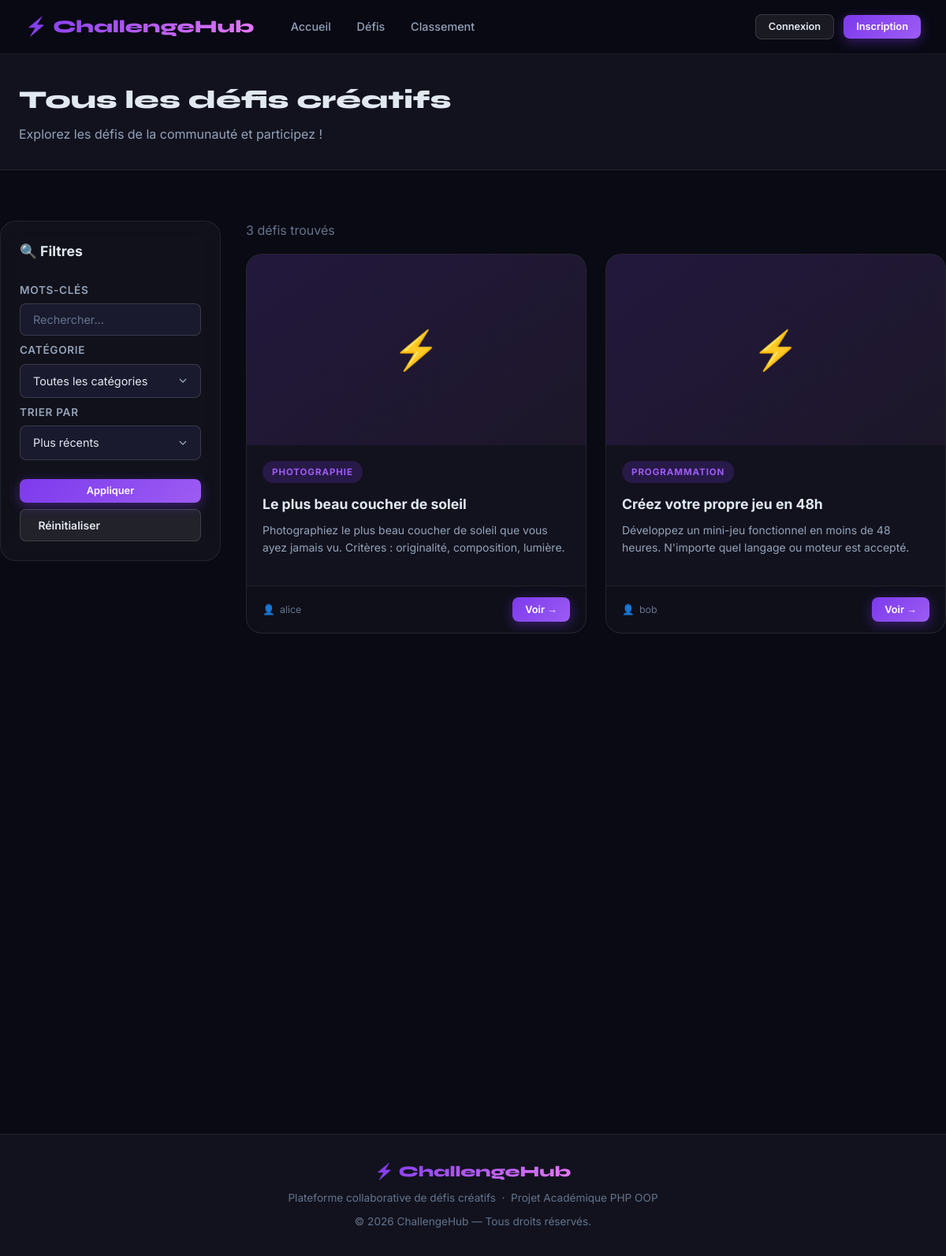
/index.php?page=challenges, run on an earlier commit of the app's database.
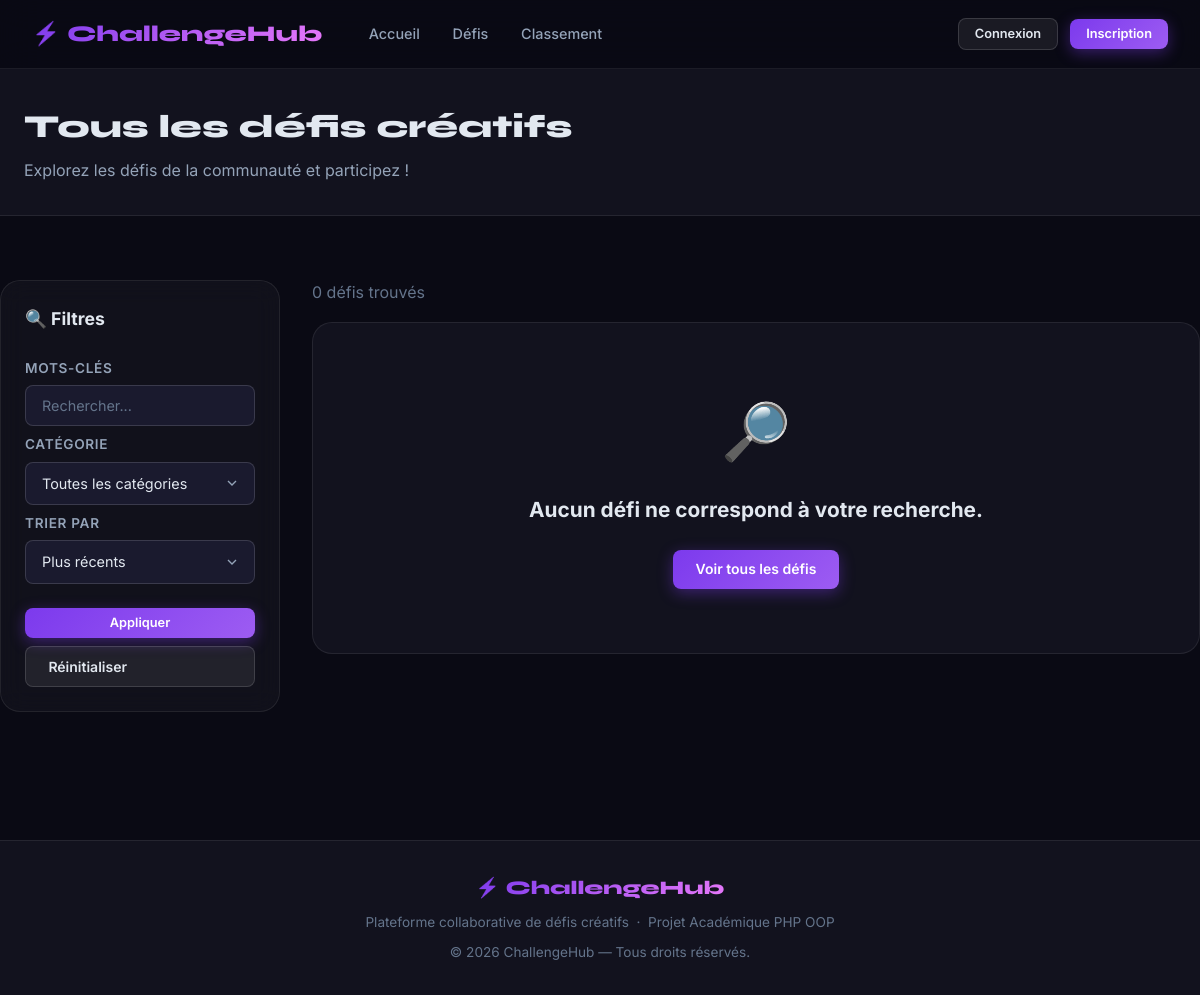
And on a later commit of the database.
### tables this page shows
CREATE TABLE IF NOT EXISTS `challenges` (
  `id`          INT UNSIGNED     NOT NULL AUTO_INCREMENT,
  `user_id`     INT UNSIGNED     NOT NULL,
  `title`       VARCHAR(150)     NOT NULL,
  `description` TEXT             NOT NULL,
  `category`    VARCHAR(80)      NOT NULL,
  `deadline`    DATE             NOT NULL,
  `image`       VARCHAR(255)         NULL DEFAULT NULL,
  `created_at`  DATETIME         NOT NULL DEFAULT CURRENT_TIMESTAMP,
  PRIMARY KEY (`id`),
  KEY `idx_challenges_user_id`  (`user_id`),
  KEY `idx_challenges_category` (`category`),
  KEY `idx_challenges_created`  (`created_at`),
  CONSTRAINT `fk_challenges_user`
    FOREIGN KEY (`user_id`) REFERENCES `users` (`id`)
    ON DELETE CASCADE ON UPDATE CASCADE
);

CREATE TABLE IF NOT EXISTS `users` (
  `id`         INT UNSIGNED     NOT NULL AUTO_INCREMENT,
  `username`   VARCHAR(50)      NOT NULL,
  `email`      VARCHAR(255)     NOT NULL,
  `password`   VARCHAR(255)     NOT NULL,
  `avatar`     VARCHAR(255)         NULL DEFAULT NULL,
  `bio`        TEXT                 NULL DEFAULT NULL,
  `created_at` DATETIME         NOT NULL DEFAULT CURRENT_TIMESTAMP,
  PRIMARY KEY (`id`),
  UNIQUE KEY `uq_users_email`    (`email`),
  UNIQUE KEY `uq_users_username` (`username`)
);

### app/controllers/ChallengeController.php (called while the page is built, shortened)
<?php
require_once ROOT_PATH . '/app/models/Challenge.php';
class ChallengeController extends Controller {
    private $challengeModel;
    public function __construct() {
        $this->challengeModel = new Challenge();
    }
    public function index() {
        $filters = [
            'keyword'  => $this->sanitize($_GET['keyword'] ?? ''),
            'category' => $this->sanitize($_GET['category'] ?? ''),
            'sort'     => $this->sanitize($_GET['sort'] ?? 'newest')
        ];
        $page = isset($_GET['page']) ? (int)$_GET['page'] : 1;
        if ($page < 1) $page = 1;
        $challenges = $this->challengeModel->getAll($filters, $page);
        $total      = $this->challengeModel->countAll($filters);
        $totalPages = ceil($total / PER_PAGE);
        $categories = $this->challengeModel->getCategories();
        $this->render('challenge/index', [
            'pageTitle'  => 'Tous les défis',
            'challenges' => $challenges,
            'categories' => $categories,
            'filters'    => $filters,
            'page'       => $page,
            'totalPages' => $totalPages
        ]);
    }
}

### config/database.php (called while the page is built, shortened)
<?php
class Database {
    private static $instance = null;
    public static function getInstance() {
        if (self::$instance === null) {
            try {
                $db = new self();
                $dsn = "mysql:host=" . $db->host . ";dbname=" . $db->dbName . ";charset=utf8mb4";
                $options = [
                    PDO::ATTR_ERRMODE            => PDO::ERRMODE_EXCEPTION,
                    PDO::ATTR_DEFAULT_FETCH_MODE => PDO::FETCH_ASSOC,
                    PDO::ATTR_EMULATE_PREPARES   => false,
                ];
                self::$instance = new PDO($dsn, $db->username, $db->password, $options);
            } catch (PDOException $e) {
                die("Erreur de connexion à la base de données : " . $e->getMessage());
            }
        }
        return self::$instance;
    }
}

### app/models/Challenge.php (called while the page is built, shortened)
<?php
require_once __DIR__ . '/Model.php';
class Challenge extends Model {
    public function getAll($filters = [], $page = 1) {
        $where = "1=1";
        $params = [];
        $orderBy = "c.created_at DESC";
        $perPage = PER_PAGE;
        $offset = ($page - 1) * $perPage;
        $sql = "SELECT c.*, u.username, u.avatar,
                       (SELECT COUNT(*) FROM submissions WHERE challenge_id = c.id) AS submissions_count
                FROM challenges c
                JOIN users u ON c.user_id = u.id
                WHERE $where
                ORDER BY $orderBy
                LIMIT $perPage OFFSET $offset";
        return $this->query($sql, $params)->fetchAll();
    }
}

### app/models/Model.php (called while the page is built, shortened)
<?php
abstract class Model {
    protected $db;
    public function __construct() {
        $this->db = Database::getInstance();
    }
    protected function query($sql, $params = []) {
        $stmt = $this->db->prepare($sql);
        $stmt->execute($params);
        return $stmt;
    }
}

### app/views/challenge/index.php (the view, shortened to what this page needs)
<div class="page-header">
  <div class="page-header__inner">
    <h1>Tous les défis créatifs</h1>
    <p>Explorez les défis de la communauté et participez !</p>
  </div>
</div>
<div class="container section">
  <div style="display:grid; grid-template-columns:280px 1fr; gap:2rem; align-items:start;">
    <aside class="glass-panel" style="padding:1.5rem; position:sticky; top:2rem;">
      <h3 style="font-size:1.1rem; font-weight:700; margin-bottom:1.5rem;">🔍 Filtres</h3>
      <form action="index.php" method="GET" class="flex flex-col gap-1">
        <div class="form-group">
          <label class="form-label" for="keyword">Mots-clés</label>
          <input type="text" id="keyword" name="keyword" class="form-control form-control--sm"
                 placeholder="Rechercher..." value="<?= htmlspecialchars($filters['keyword'] ?? '') ?>">
        </div>
        <div class="form-group">
          <label class="form-label" for="category">Catégorie</label>
          <select id="category" name="category" class="form-control form-control--sm">
            <option value="">Toutes les catégories</option>
          </select>
        </div>
        <div class="form-group">
          <label class="form-label" for="sort">Trier par</label>
          <select id="sort" name="sort" class="form-control form-control--sm">
            <option value="newest" <?= ($filters['sort'] ?? 'newest') === 'newest' ? 'selected' : '' ?>>Plus récents</option>
          </select>
        </div>
        <button type="submit" class="btn btn-primary btn-sm" style="margin-top:1rem; width:100%; justify-content:center;">Appliquer</button>
        <a href="index.php?page=challenges" class="btn btn-ghost btn-xs text-center">Réinitialiser</a>
      </form>
    </aside>
    <div>
      <div class="flex justify-between items-center mb-2">
        <p class="text-dim"><?= count($challenges) ?> défis trouvés</p>
      </div>
      <?php if (empty($challenges)): ?>
        <div class="card" style="text-align:center; padding:4rem;">
          <div style="font-size:3.5rem;">🔎</div>
          <h2 style="font-size:1.3rem; margin-top:1rem;">Aucun défi ne correspond à votre recherche.</h2>
          <a href="index.php?page=challenges" class="btn btn-primary" style="margin-top:1.5rem;">Voir tous les défis</a>
        </div>
      <?php else: ?>
        <div class="grid grid-2 gap-md">
          <?php foreach ($challenges as $ch): ?>
          <article class="card fade-in">
            <?php if (!empty($ch['image'])): ?>
              <img src="public/images/uploads/<?= htmlspecialchars($ch['image']) ?>" alt="Challenge" class="card__media">
            <?php else: ?>
              <div class="card__media-placeholder">⚡</div>
            <?php endif; ?>
            <div class="card__body">
              <span class="card__category"><?= htmlspecialchars($ch['category']) ?></span>
              <h3 class="card__title">
                <a href="index.php?page=challenge-show&id=<?= $ch['id'] ?>"><?= htmlspecialchars($ch['title']) ?></a>
              </h3>
              <p class="card__desc"><?= htmlspecialchars($ch['description']) ?></p>
            </div>
            <div class="card__footer">
              <div class="card__meta">
                👤 <span><?= htmlspecialchars($ch['username']) ?></span>
              </div>
              <a href="index.php?page=challenge-show&id=<?= $ch['id'] ?>" class="btn btn-primary btn-sm">Voir →</a>
            </div>
          </article>
          <?php endforeach; ?>
        </div>
      <?php endif; ?>
    </div>
  </div>
</div>

### index.php (shortened to what this page needs)
<?php
require_once ROOT_PATH . '/config/database.php';
require_once ROOT_PATH . '/app/controllers/Controller.php';
require_once ROOT_PATH . '/app/controllers/UserController.php';
require_once ROOT_PATH . '/app/controllers/ChallengeController.php';
$challengeCtrl  = new ChallengeController();
$page = $_GET['page'] ?? 'home';
switch ($page) {
    case 'challenges':
        $challengeCtrl->index();
        break;
}

### app/controllers/Controller.php (shortened to what this page needs)
<?php
abstract class Controller {
    protected function render($view, $data = []) {
        extract($data);
        $view = str_replace('.', '/', $view);
        $viewFile = ROOT_PATH . '/app/views/' . $view . '.php';
        if (file_exists($viewFile)) {
            require ROOT_PATH . '/app/views/layout/header.php';
            require $viewFile;
            require ROOT_PATH . '/app/views/layout/footer.php';
        } else {
            die("Erreur : La vue '{$view}' n'existe pas.");
        }
    }
    protected function sanitize($value) {
        return htmlspecialchars(strip_tags(trim($value)), ENT_QUOTES, 'UTF-8');
    }
}

### app/views/layout/header.php (shortened to what this page needs)
<!DOCTYPE html>
<html lang="fr">
<head>
  <link rel="stylesheet" href="public/css/style.css">
</head>
<body>
<nav class="navbar">
  <div class="navbar__inner">
    <a href="index.php?page=home" class="navbar__logo">
      ⚡ ChallengeHub
    </a>
    <div class="navbar__links">
      <a href="index.php?page=home" class="navbar__link">Accueil</a>
      <a href="index.php?page=challenges" class="navbar__link">Défis</a>
      <a href="index.php?page=leaderboard" class="navbar__link">Classement</a>
    </div>
    <div class="navbar__actions">
      <?php if (isset($_SESSION['user_id'])): ?>
        <a href="index.php?page=challenge-create" class="btn btn-primary btn-sm">
          + Créer un défi
        </a>
        <a href="index.php?page=profile" class="navbar__link">
          Profil (<?= htmlspecialchars($_SESSION['username']) ?>)
        </a>
        <a href="index.php?page=logout" class="btn btn-ghost btn-sm">Déconnexion</a>
      <?php else: ?>
        <a href="index.php?page=login" class="btn btn-ghost btn-sm">Connexion</a>
        <a href="index.php?page=register" class="btn btn-primary btn-sm">Inscription</a>
      <?php endif; ?>
    </div>
  </div>
</nav>
<main id="main-content">

### app/views/layout/footer.php (shortened to what this page needs)
</main>
<footer class="footer">
  <div class="footer__logo">⚡ ChallengeHub</div>
  <p>Plateforme collaborative de défis créatifs &nbsp;·&nbsp; Projet Académique PHP OOP</p>
  <p style="margin-top:.5rem">© <?= date('Y') ?> ChallengeHub — Tous droits réservés.</p>
</footer>
</body>
</html>

What changed in the data, as far as the page shows it:
removed challenges: category "PHOTOGRAPHIE", title "Le plus beau coucher de soleil", description "Photographiez le plus beau coucher de soleil que vous ayez jamais vu. Critères : originalité, composition, lumière.", user.username "alice"
removed challenges: category "PROGRAMMATION", title "Créez votre propre jeu en 48h", description "Développez un mini-jeu fonctionnel en moins de 48 heures. N'importe quel langage ou moteur est accepté.", user.username "bob"
Also different on the page:
count($challenges): "3" → "0"
text now shown: "🔎 Aucun défi ne correspond à votre recherche. Voir tous les défis"
